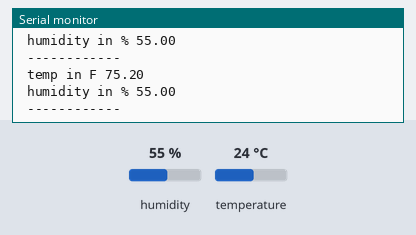
The sketch below on a simulated Arduino Uno, built with avr-gcc and run on an emulated ATmega328P. Shown: the last lines printed to the serial monitor. The test bench sets the inputs (shaded band); at power-on: humidity 55 %, temperature 24 °C.

Above: at 6.2 s.
6.3 s: humidity set to 22 %
At 7.6 s:
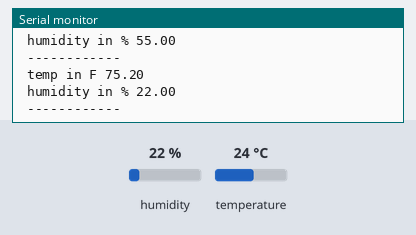
7.8 s: temperature set to 12 °C
At 8.6 s:
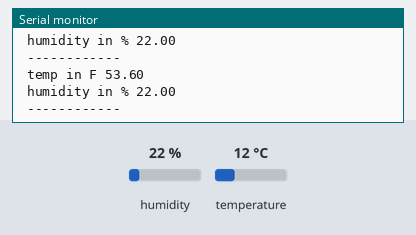
9.3 s: humidity set to 40 %
At 10.7 s:
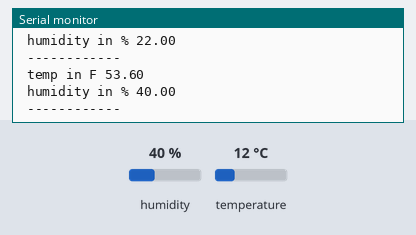
Timing chart, 0 to 12.3 s (numbered marks = the images above; inputs shaded):
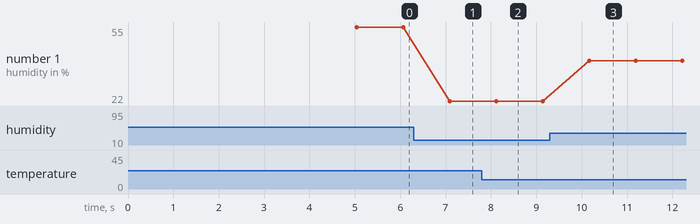

Measured:
- after the input at 6.3 s, the serial monitor: prints a new line after 0.79 s (image 1)
- after the input at 7.8 s, the serial monitor: prints a new line after 0.30 s (image 2)
- after the input at 9.3 s, the serial monitor: prints a new line after 0.86 s (image 3)
- plotted number 1: 55 → 22 after the input at 6.3 s, 22 → 40 after the input at 9.3 s

The sketch:

temp_humidity_read.ino
```cpp
//header files
#include<dht.h>

//constants
int data = 8;
int readData = 0;
float t=0;
float h=0;
dht DHT;

void setup() {
  // put your setup code here, to run once:
  pinMode(data,INPUT);
  Serial.begin(9600);
  Serial.print("Initializing device \n");
  for(int i = 0; i<5; i++)
  {
    Serial.print("#");
    delay(1000); //global reset time
  }
  Serial.print("\n Device ready");

}


void loop() {
  // put your main code here, to run repeatedly:
  readData   = DHT.read11(data);

  t = DHT.temperature;
  h = DHT.humidity;

  Serial.print("\n temp in F ");
  Serial.print((t * 9.0) / 5.0 + 32.0);

  Serial.print("\n humidity in % ");
  Serial.print(h);


  Serial.print("\n ------------");
  delay(1000);


}
```
